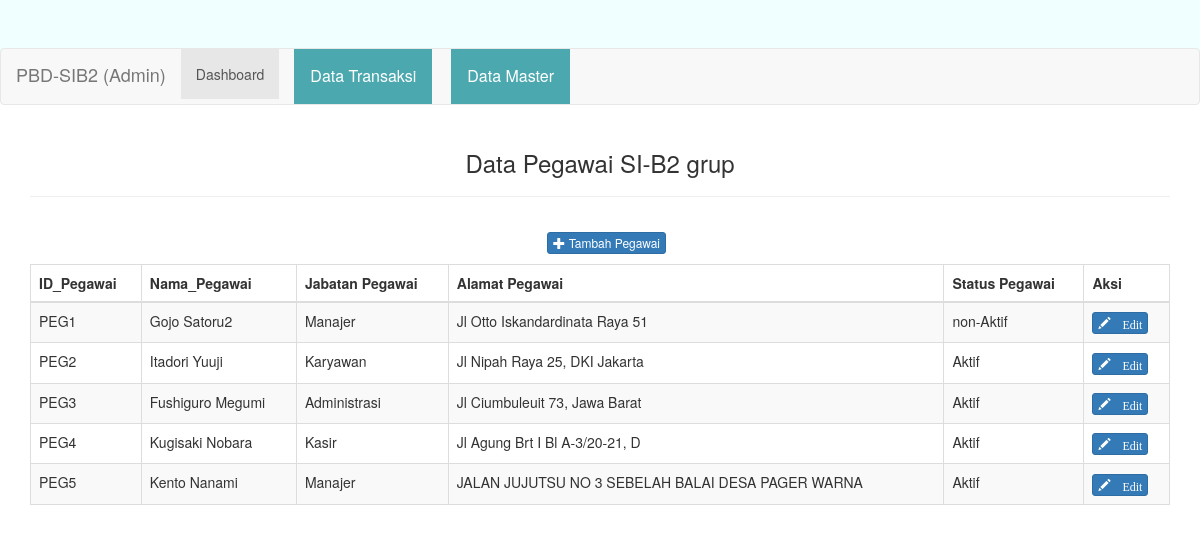
Screenshot of /pegawai.php with the database file from the repository.
### tables this page shows
CREATE TABLE `pegawai` (
  `ID_PEGAWAI` char(5) NOT NULL,
  `NAMA_PEGAWAI` varchar(30) NOT NULL,
  `ALAMAT_PEGAWAI` varchar(50) NOT NULL,
  `KODEPOS_PEGAWAI` char(5) NOT NULL,
  `USERNAMEPEG` varchar(15) NOT NULL,
  `PASSWORDPEG` varchar(18) NOT NULL,
  `STATUS_PEGAWAI` char(1) NOT NULL
);

### pegawai.php (the view, shortened to what this page needs)
<?php
require_once 'config/database.php';
$query = "SELECT A.ID_PEGAWAI,A.NAMA_PEGAWAI,
C.NAMA_JABATAN,A.ALAMAT_PEGAWAI,A.STATUS_PEGAWAI
 FROM pegawai A
 INNER JOIN menjabat B
 ON A.ID_PEGAWAI=B.ID_PEGAWAI
 INNER JOIN jabatan C
 ON B.ID_JABATAN=C.ID_JABATAN
 group by ID_PEGAWAI
 ";
$sql = mysqli_query($db, $query);
?>
<!DOCTYPE html>
<html>
	<head>
		<link rel="stylesheet" type="text/css" href="asset/css/bootstrap.min.css">
	</head>
	<body>
	<div class="jumbotron text-center" style="background:azure; height: 100px;">
	<nav class="navbar navbar-default">
  <div class="container-fluid">
    <div class="navbar-header">
      <a class="navbar-brand" href="#">PBD-SIB2 (Admin)</a>
    </div>
    <div class="collapse navbar-collapse" id="bs-example-navbar-collapse-1">
      <ul class="nav navbar-nav">
        <li class="active"><a href="./">Dashboard<span class="sr-only">(current)</span></a></li>
		<div class="dropdown">
		<button class="dropbtn" style="margin-left:15px">Data Transaksi</button>
		</div>
		<div class="dropdown">
		<button class="dropbtn" style="margin-left:15px">Data Master</button>
		</div>
      </ul>
    </div>
  </div>
</nav>
	</div>
		<div class="container">
			<div class="row">
				<div class="col-xs-12 col-sm-12 col-md-12">
					<div class="text-center">
						<h3>Data Pegawai SI-B2 grup</h3><hr>
						<p style="padding:10pt 0pt 0pt 10pt;">
							<a href="pages/tambah_pegawai.php" class="btn btn-xs btn-primary"><span class="glyphicon glyphicon-plus"></span> Tambah Pegawai </a>
						</p>
					</div>
					<div class="table-responsive">
						<table class="table table-striped table-bordered">
							<thead>
								<tr>
									<th>ID_Pegawai</th>
									<th>Nama_Pegawai</th>
									<th>Jabatan Pegawai</th>
									<th>Alamat Pegawai</th>
									<th>Status Pegawai</th>
									<th>Aksi</th>
								</tr>
							</thead>
							<tbody>
							<?php foreach ($sql as $member) : ?>
								<tr>
									<td><?php echo $member['ID_PEGAWAI']; ?></td>
									<td><?php echo $member['NAMA_PEGAWAI']; ?></td>
									<td><?php echo $member['NAMA_JABATAN']; ?></td>
									<td><?php echo $member['ALAMAT_PEGAWAI']; ?></td>
									<td><?php $member['STATUS_PEGAWAI'];
									if($member['STATUS_PEGAWAI']==1){
										echo "Aktif";
									}
									else {
										echo "non-Aktif";
									}
									?></td>
									<td>
										<a href="pages/edit_pegawai.php?id=<?php echo $member['ID_PEGAWAI']; ?>
										" class="btn btn-xs btn-primary"><span class="glyphicon glyphicon-pencil"> Edit </span></a>
									</td>
								</tr>
							<?php endforeach; ?>
							</tbody>
						</table>
					</div>
				</div>
			</div>
		</div>
	</body>
</html>

### pegawai.php (style rules this page uses)
.dropbtn { background-color: #4ca8af; color: white; padding: 16px; font-size: 16px; border: none; cursor: pointer; }
.dropdown { position: relative; display: inline-block; }

### rows the page displays
pegawai: ID_PEGAWAI "PEG1", NAMA_PEGAWAI "Gojo Satoru2", NAMA_JABATAN "Manajer", ALAMAT_PEGAWAI "Jl Otto Iskandardinata Raya 51", STATUS_PEGAWAI "non-Aktif"
pegawai: ID_PEGAWAI "PEG2", NAMA_PEGAWAI "Itadori Yuuji", NAMA_JABATAN "Karyawan", ALAMAT_PEGAWAI "Jl Nipah Raya 25, DKI Jakarta", STATUS_PEGAWAI "Aktif"
pegawai: ID_PEGAWAI "PEG3", NAMA_PEGAWAI "Fushiguro Megumi", NAMA_JABATAN "Administrasi", ALAMAT_PEGAWAI "Jl Ciumbuleuit 73, Jawa Barat", STATUS_PEGAWAI "Aktif"
pegawai: ID_PEGAWAI "PEG4", NAMA_PEGAWAI "Kugisaki Nobara", NAMA_JABATAN "Kasir", ALAMAT_PEGAWAI "Jl Agung Brt I Bl A-3/20-21, D", STATUS_PEGAWAI "Aktif"
pegawai: ID_PEGAWAI "PEG5", NAMA_PEGAWAI "Kento Nanami", NAMA_JABATAN "Manajer", ALAMAT_PEGAWAI "JALAN JUJUTSU NO 3 SEBELAH BALAI DESA PAGER WARNA", STATUS_PEGAWAI "Aktif"
